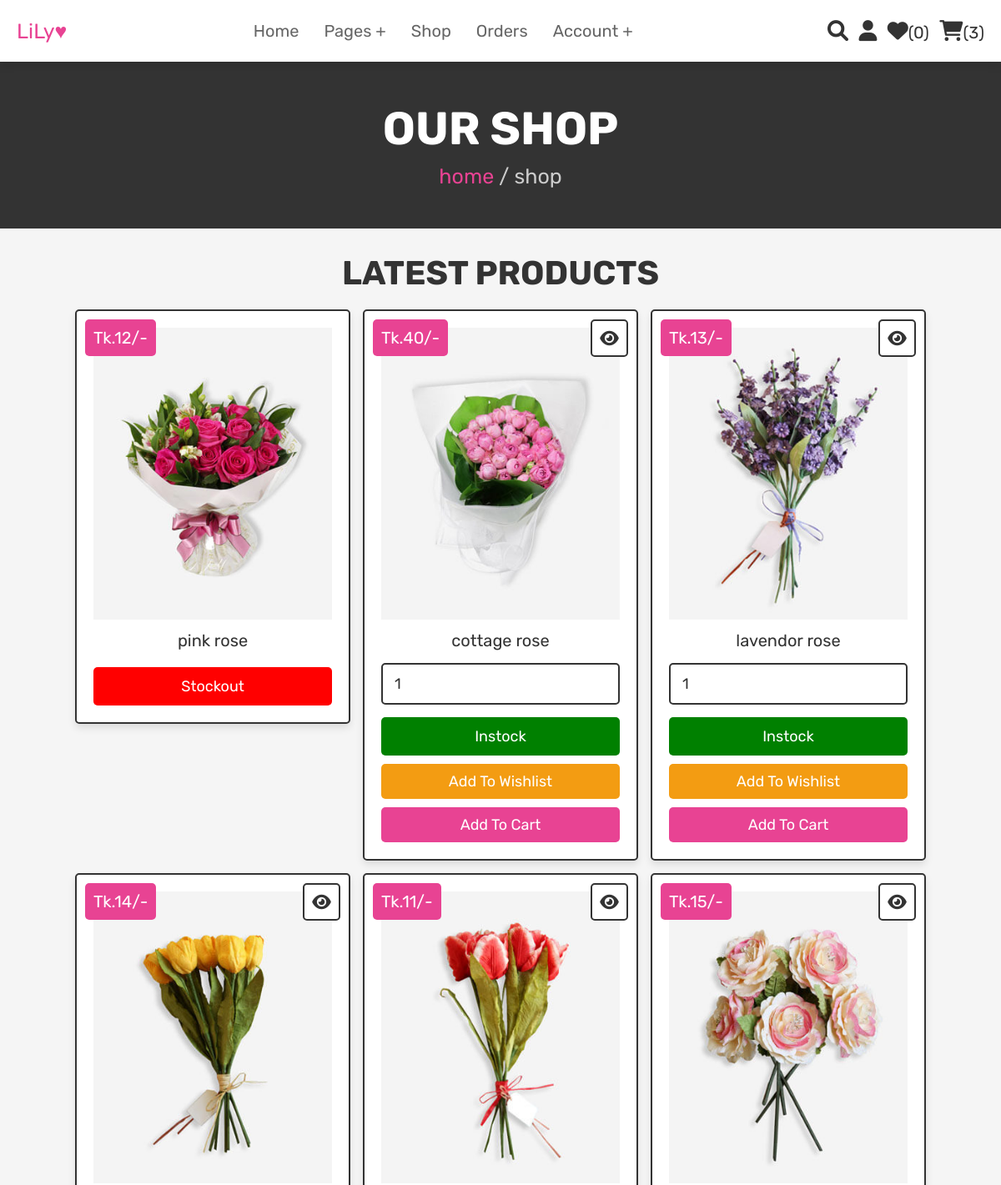
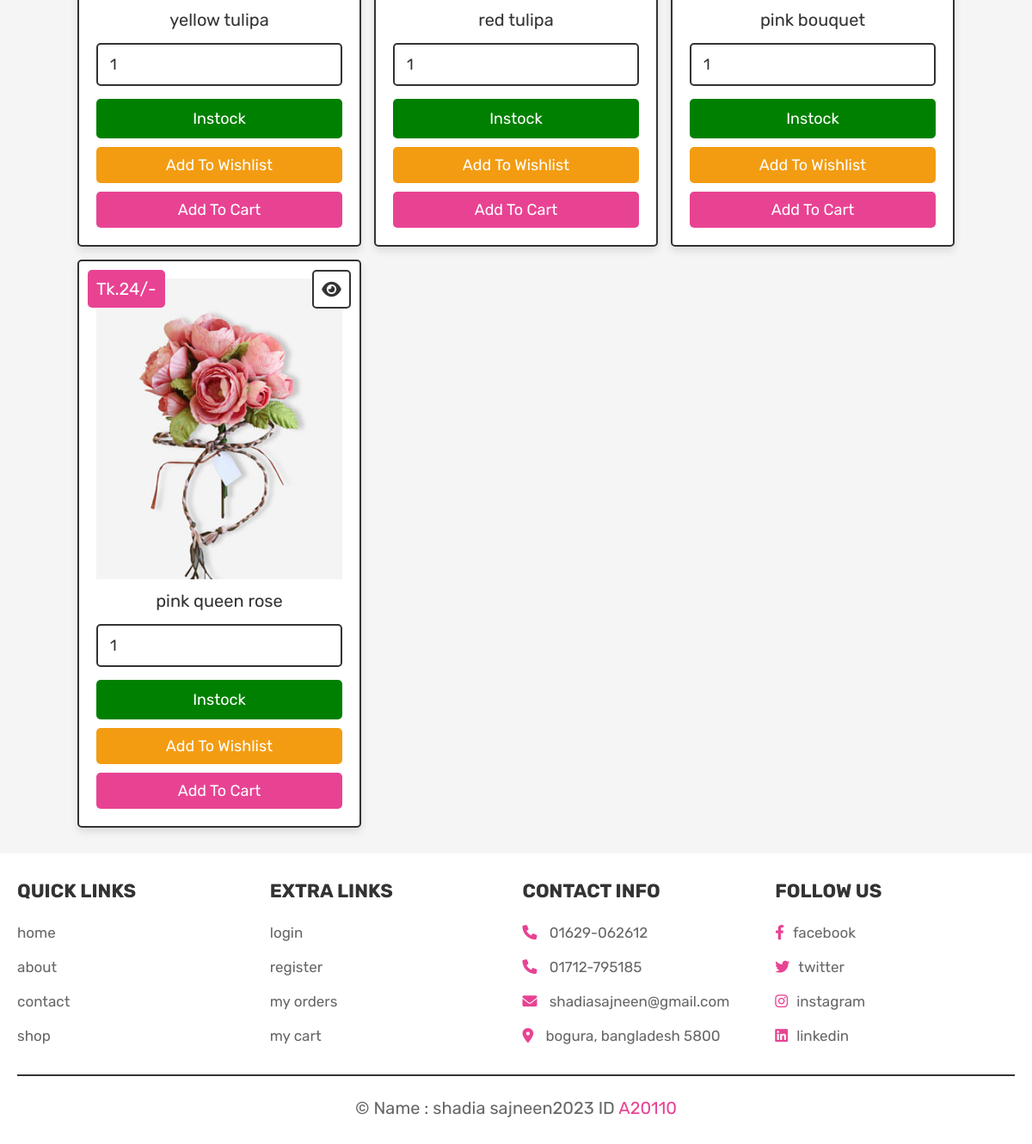
/shop.php (signed in), run on the app's committed database (2 pictures, top to bottom).
### tables this page shows
CREATE TABLE `products` (
  `id` int(100) NOT NULL,
  `name` varchar(100) NOT NULL,
  `details` varchar(500) NOT NULL,
  `price` int(100) NOT NULL,
  `image` varchar(100) NOT NULL,
  `status` varchar(10) NOT NULL DEFAULT 'instock'
);

### shop.php (the view, shortened to what this page needs)
<?php
@include 'config.php';
?>
<!DOCTYPE html>
<html lang="en">
<head>
    <link rel="stylesheet" href="https://cdnjs.cloudflare.com/ajax/libs/font-awesome/6.0.0/css/all.min.css">
    <link rel="stylesheet" href="css/style.css">
</head>
<body>
    <?php @include 'header.php'; ?>
    <section class="heading">
        <h3>our shop</h3>
        <p> <a href="home.php">home</a> / shop </p>
    </section>
    <section class="products">
        <h1 class="title">latest products</h1>
        <div class="box-container">
            <?php
            $select_products = mysqli_query($conn, "SELECT * FROM `products`") or die('query failed');
            if (mysqli_num_rows($select_products) > 0) {
                while ($fetch_products = mysqli_fetch_assoc($select_products)) {
            ?>
                    <form action="" method="POST" class="box">
                        <?php
                        $stock = $fetch_products['status'];
                        if ($stock == 'instock') {
                        ?>
                           <a href="view_page.php?pid=<?php echo $fetch_products['id']; ?>" class="fas fa-eye"></a>
                        <?php
                        } else {
                        ?>
                            <a href="view_page.php?pid=<?php echo $fetch_products['id']; ?>" class="fas fa-eye" style="display: none;"></a>
                        <?php
                        }
                        ?>
                        <div class="price">Tk.<?php echo $fetch_products['price']; ?>/-</div>
                        <img src="uploaded_img/<?php echo $fetch_products['image']; ?>" alt="" class="image">
                        <div class="name"><?php echo $fetch_products['name']; ?></div>
                        <?php
                        $stock = $fetch_products['status'];
                        if ($stock == 'instock') {
                        ?>
                            <input type="number" name="product_quantity" value="1" min="0" class="qty">
                            <input type="button" value="<?php echo $stock; ?>" name="add_to_wishlist" class="option-btn" style="background-color: green; color:white;padding:12px;">
                            <input type="submit" value="add to wishlist" name="add_to_wishlist" class="option-btn">
                            <input type="submit" value="add to cart" name="add_to_cart" class="btn">
                        <?php
                        } else {
                        ?>
                            <input type="button" value="<?php echo $stock; ?>" name="add_to_wishlist" class="option-btn" style="background-color: red; color:white;padding:12px;">
                        <?php
                        }
                        ?>
                    </form>
            <?php
                }
            } else {
                echo '<p class="empty">no products added yet!</p>';
            }
            ?>
        </div>
    </section>
    <?php @include 'footer.php'; ?>
</body>
</html>

### css/style.css (style rules this page uses)
:root { --pink:#e84393; --red:#c0392b; --orange:#f39c12; --black:#333; --white:#fff; --light-color:#666; --light-white:#ccc; --light-bg:#f5f5f5; --border:.2rem solid var(--black); --box-shadow:0 .5rem 1rem rgba(0,0,0,.1); }
* { font-family: 'Rubik', sans-serif; margin:0; padding:0; box-sizing: border-box; outline: none; border:none; text-decoration: none; transition:all .2s linear; }
html { font-size: 62.5%; overflow-x: hidden; scroll-behavior: smooth; scroll-padding-top: 6.5rem; }
body { background: var(--light-bg); }
section { padding:3rem 2rem; }
.btn, .delete-btn, .option-btn { display: inline-block; border-radius: .5rem; margin-top: 1rem; font-size: 1.8rem; color:var(--white); cursor: pointer; padding:1rem 3rem; text-transform: capitalize; }
.btn { background-color: var(--pink); }
.option-btn { background-color: var(--orange); }
.heading { display: flex; flex-flow: column; align-items: center; justify-content: center; gap:1rem; background-color: var(--black); text-align: center; min-height: 25vh; }
.heading h3 { font-size: 5.5rem; color:var(--white); text-transform: uppercase; }
.heading p { font-size: 2.5rem; color:var(--light-white); }
.heading p a { color:var(--pink); }
.title { text-align: center; margin-bottom: 2rem; color:var(--black); text-transform: uppercase; font-size: 4rem; }
.products .box-container { max-width: 1200px; margin:0 auto; display: grid; grid-template-columns: repeat(auto-fit, 33rem); gap:1.5rem; align-items: flex-start; justify-content: center; }
.products .box-container .box { background-color: var(--white); border:var(--border); box-shadow: var(--box-shadow); border-radius: .5rem; padding:2rem; text-align: center; position: relative; }
.products .box-container .box .image { height: 35rem; width: 100%; object-fit: cover; }
.products .box-container .box .fa-eye, .products .box-container .box .price { position: absolute; top:1rem; border-radius: .5rem; }
.products .box-container .box .price { font-size: 2rem; padding:1rem; background-color: var(--pink); color:var(--white); left:1rem; }
.products .box-container .box .fa-eye { right:1rem; height: 4.5rem; width: 4.5rem; line-height: 4.2rem; font-size: 2rem; background-color: var(--white); color:var(--black); border:var(--border); }
.products .box-container .box .name { margin:1rem; font-size: 2rem; color:var(--black); }
.products .box-container .box .qty { width: 100%; padding:1.2rem 1.4rem; font-size: 1.8rem; color:var(--black); border:var(--border); border-radius: .5rem; margin:.5rem 0; }
.products .box-container .box .btn, .products .box-container .box .option-btn { width: 100%; }

### data on the page
products: price "12", image (picture), name "pink rose", add_to_wishlist "stockout"
products: price "40", image (picture), name "cottage rose", add_to_wishlist "instock"
products: price "13", image (picture), name "lavendor rose", add_to_wishlist "instock"
products: price "14", image (picture), name "yellow tulipa", add_to_wishlist "instock"
products: price "11", image (picture), name "red tulipa", add_to_wishlist "instock"
products: price "15", image (picture), name "pink bouquet", add_to_wishlist "instock"
products: price "24", image (picture), name "pink queen rose", add_to_wishlist "instock"

### other printed values
$wishlist_num_rows "0"
$cart_num_rows "3"
